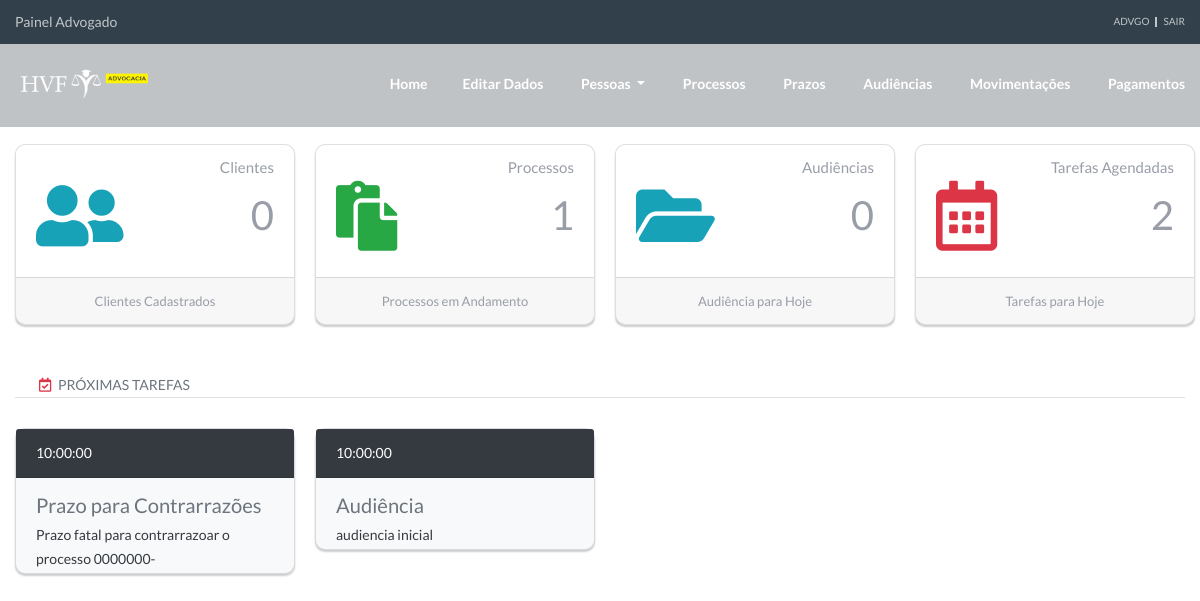
/advogado (signed in), run on the app's committed database.
### tables this page shows
CREATE TABLE `tarefas` (
  `id` int(11) NOT NULL AUTO_INCREMENT,
  `nome` varchar(25) NOT NULL,
  `descricao` varchar(50) NOT NULL,
  `data` date NOT NULL,
  `hora` time DEFAULT NULL,
  `advogado` varchar(20) NOT NULL,
  `status` varchar(15) NOT NULL,
  PRIMARY KEY (`id`)
);

### advogado/index.php (the view, shortened to what this page needs)
<?php
$item1 = 'home';
$item2 = 'clientes';
$item3 = 'agenda';
$item4 = 'processados';
$item5 = 'processos';
$item6 = 'audiencias';
$item7 = 'movimentacoes';
$item8 = 'pagamentos';
?>
<!DOCTYPE html>
<html>
<head>
	<link rel="stylesheet" href="https://cdnjs.cloudflare.com/ajax/libs/font-awesome/5.11.2/css/all.css">
  <link rel="stylesheet" href="https://stackpath.bootstrapcdn.com/bootstrap/4.4.1/css/bootstrap.min.css">
  <link rel="stylesheet" href="../css/style-painel.css">
  <link rel="stylesheet" href="../css/style.css">
</head>
<body>
 <header class="section page-header rd-navbar-transparent-wrap">
  <div class="rd-navbar-wrap">
    <nav class="rd-navbar rd-navbar-transparent" data-layout="rd-navbar-fixed" data-sm-layout="rd-navbar-fixed" data-md-layout="rd-navbar-fixed" data-md-device-layout="rd-navbar-fixed" data-lg-layout="rd-navbar-static" data-lg-device-layout="rd-navbar-static" data-xl-layout="rd-navbar-static" data-xl-device-layout="rd-navbar-static" data-lg-stick-up-offset="20px" data-xl-stick-up-offset="20px" data-xxl-stick-up-offset="20px" data-lg-stick-up="true" data-xl-stick-up="true" data-xxl-stick-up="true">
      <div class="rd-navbar-aside-outer rd-navbar-collapse">
        <div class="rd-navbar-aside">
          <div class="rd-navbar-info">
            Painel Advogado
          </div>
          <ul class="list-lined">
            <li><a href=""><?php echo $_SESSION['nome_usuario'] ?></a></li>
            <li><a href="../logout.php">Sair</a></li>
          </ul>
        </div>
      </div>
      <div class="rd-navbar-main-outer">
        <div class="rd-navbar-main-inner">
          <div class="rd-navbar-main">
            <div class="rd-navbar-panel">
              <div class="rd-navbar-brand">
                <a class="brand" href="index.html"><img class="brand-logo-dark" src="../img/logo.png" alt="" width="146" height="22"/><img class="brand-logo-light" src="../img/logobranca.png" alt="" width="155" height="22"/></a>
              </div>
            </div>
            <div class="rd-navbar-main-element">
              <div class="rd-navbar-nav-wrap">
                <ul class="rd-navbar-nav">
                 <li class="rd-nav-item"><a class="rd-nav-link" href="index.php?acao=<?php echo $item1 ?>">Home</a>
                  <li class="rd-nav-item"><a class="rd-nav-link" data-toggle="modal" data-target="#modal-senha">Editar Dados</a>
                  </li>
                    <li class="rd-nav-item dropdown">
                          <a class="rd-nav-link dropdown-toggle" href="#" id="navbarDropdown" role="button" data-toggle="dropdown" aria-haspopup="true" aria-expanded="false">
                            Pessoas
                          </a>
                        </li>
                    <li class="rd-nav-item"><a class="rd-nav-link" href="index.php?acao=<?php echo $item5 ?>">Processos</a>
                  </li>
                   <li class="rd-nav-item"><a class="rd-nav-link" href="index.php?acao=<?php echo $item3 ?>">Prazos</a>
                  </li>
                  <li class="rd-nav-item"><a class="rd-nav-link" href="index.php?acao=<?php echo $item6 ?>">Audiências</a>
                  </li>
                   <li class="rd-nav-item"><a class="rd-nav-link" href="index.php?acao=<?php echo $item7 ?>">Movimentações</a>
                  </li>
                    <li class="rd-nav-item"><a class="rd-nav-link" href="index.php?acao=<?php echo $item8 ?>">Pagamentos</a>
                  </li>
                </ul>
              </div>
            </div>
          </div>
        </div>
      </div>
    </nav>
  </div>
</header>
<div class="conteudo-painel">
 <?php
 if(@$_GET['acao'] == $item1){
   include_once($item1. ".php");
 }elseif(@$_GET['acao'] == $item2){
   include_once($item2. ".php");
 }elseif(@$_GET['acao'] == $item3){
   include_once($item3. ".php");
 }elseif(@$_GET['acao'] == $item4){
   include_once($item4. ".php");
  }elseif(@$_GET['acao'] == $item5){
   include_once($item5. ".php");
 }elseif(@$_GET['acao'] == $item6){
   include_once($item6. ".php");
    }elseif(@$_GET['acao'] == $item7){
   include_once($item7. ".php");
 }elseif(@$_GET['acao'] == $item8){
   include_once($item8. ".php");
  }else{
    include_once($item1. ".php");
  }
 ?>
</div>
</body>
</html>

### advogado/home.php (shortened to what this page needs)
<?php
require_once("../conexao.php");
$cpf_adv = $_SESSION['cpf_usuario'];
$res_c = $pdo->query("SELECT * from clientes where advogado = '$cpf_adv'");
$dados_c = $res_c->fetchAll(PDO::FETCH_ASSOC);
$total_clientes = count($dados_c);
$res_p = $pdo->query("SELECT * from processos where advogado = '$cpf_adv'");
$dados_p = $res_p->fetchAll(PDO::FETCH_ASSOC);
$total_processos = count($dados_p);
$res_a = $pdo->query("SELECT * from audiencias where advogado = '$cpf_adv'");
$dados_a = $res_a->fetchAll(PDO::FETCH_ASSOC);
$total_aud = count($dados_a);
$res_t = $pdo->query("SELECT * from tarefas where advogado = '$cpf_adv' and data >= curDate()");
$dados_t = $res_t->fetchAll(PDO::FETCH_ASSOC);
$total_tarefas = count($dados_t);
?>
<div class="container-fluid">
<div class="area_cards">
	<div class="row">
		<div class="col-sm-12 col-lg-3 col-md-6 col-sm-6 mb-4">
			<div class="card card-stats">
				<div class="card-body ">
					<div class="row">
						<div class="col-5 col-md-4">
							<div class="icone-card text-center text-info">
								<i class="fas fa-user-friends"></i>
							</div>
						</div>
						<div class="col-7 col-md-8">
							<div class="numbers">
								<p class="titulo-card">Clientes</p>
								<p class="subtitulo-card"><?php echo $total_clientes ?><p>
								</div>
							</div>
						</div>
					</div>
					<div class="card-footer rodape-card">
						Clientes Cadastrados
					</div>
				</div>
			</div>
			<div class="col-sm-12 col-lg-3 col-md-6 col-sm-6 mb-4">
				<div class="card card-stats">
					<div class="card-body ">
						<div class="row">
							<div class="col-5 col-md-4">
								<div class="icone-card text-center text-success">
									<i class="fas fa-paste"></i>
								</div>
							</div>
							<div class="col-7 col-md-8">
								<div class="numbers">
									<p class="titulo-card">Processos</p>
									<p class="subtitulo-card"><?php echo $total_processos ?><p>
									</div>
								</div>
							</div>
						</div>
						<div class="card-footer rodape-card">
							Processos em Andamento
						</div>
					</div>
				</div>
				<div class="col-sm-12 col-lg-3 col-md-6 col-sm-6 mb-4">
					<div class="card card-stats">
						<div class="card-body ">
							<div class="row">
								<div class="col-5 col-md-4">
									<div class="icone-card text-center text-info">
										<i class="fas fa-folder-open"></i>
									</div>
								</div>
								<div class="col-7 col-md-8">
									<div class="numbers">
										<p class="titulo-card">Audiências</p>
										<p class="subtitulo-card"><?php echo $total_aud ?><p>
										</div>
									</div>
								</div>
							</div>
							<div class="card-footer rodape-card">
								Audiência para Hoje
							</div>
						</div>
					</div>
					<div class="col-sm-12 col-lg-3 col-md-6 col-sm-6 mb-4">
					<div class="card card-stats">
						<div class="card-body ">
							<div class="row">
								<div class="col-5 col-md-4">
									<div class="icone-card text-center text-danger">
										<i class="far fa-calendar-alt"></i>
									</div>
								</div>
								<div class="col-7 col-md-8">
									<div class="numbers">
										<p class="titulo-card">Tarefas Agendadas</p>
										<p class="subtitulo-card"><?php echo $total_tarefas ?><p>
										</div>
									</div>
								</div>
							</div>
							<div class="card-footer rodape-card">
								Tarefas para Hoje
							</div>
						</div>
					</div>
				</div>
			</div>
			<div class="mt-4">
				<i class="far fa-calendar-check ml-4 text-danger"></i>
				<span class="text-muted ml-1">PRÓXIMAS TAREFAS</span>
				<hr>
				<div class="row">
					<?php
					$res = $pdo->query("SELECT * from tarefas where advogado = '$cpf_adv' and data = curDate() and status = 'Agendada' order by hora asc limit 4");
					$dados = $res->fetchAll(PDO::FETCH_ASSOC);
					for ($i=0; $i < count($dados); $i++) {
						$nome = $dados[$i]['nome'];
						$descricao = $dados[$i]['descricao'];
						$hora = $dados[$i]['hora'];
						?>
						<div class="col-sm-12 col-lg-3 col-md-6 col-sm-6 mb-4">
							<div class="card card-stats bg-light mb-3">
								<div class="card-header bg-dark text-white"><?php echo $hora ?></div>
								<div class="card-body">
									<span class="card-title text-secondary"><big><big><?php echo $nome ?></span></big></big>
									<p class="card-text text-dark"><?php echo $descricao ?></p>
								</div>
							</div>
						</div>
						<?php } ?>
					</div>
				</div>
</div>

### data on the page
tarefas: hora "10:00:00", nome "Prazo para Contrarrazões", descricao "Prazo fatal para contrarrazoar o processo 0000000-"
tarefas: hora "10:00:00", nome "Audiência", descricao "audiencia inicial"

### other printed values
$_SESSION['nome_usuario'] "ADVGO"
$total_clientes "0"
$total_processos "1"
$total_aud "0"
$total_tarefas "2"
